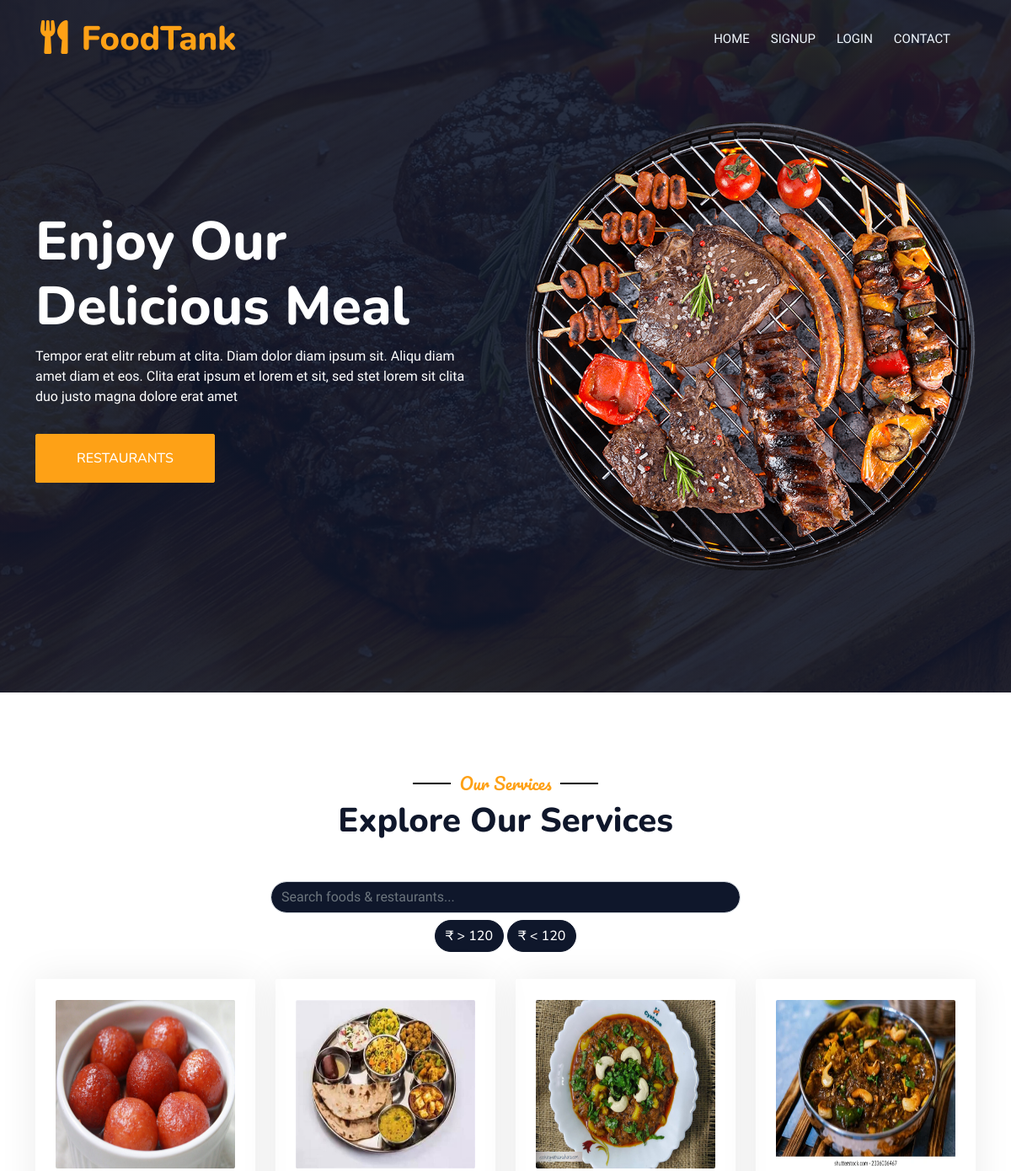
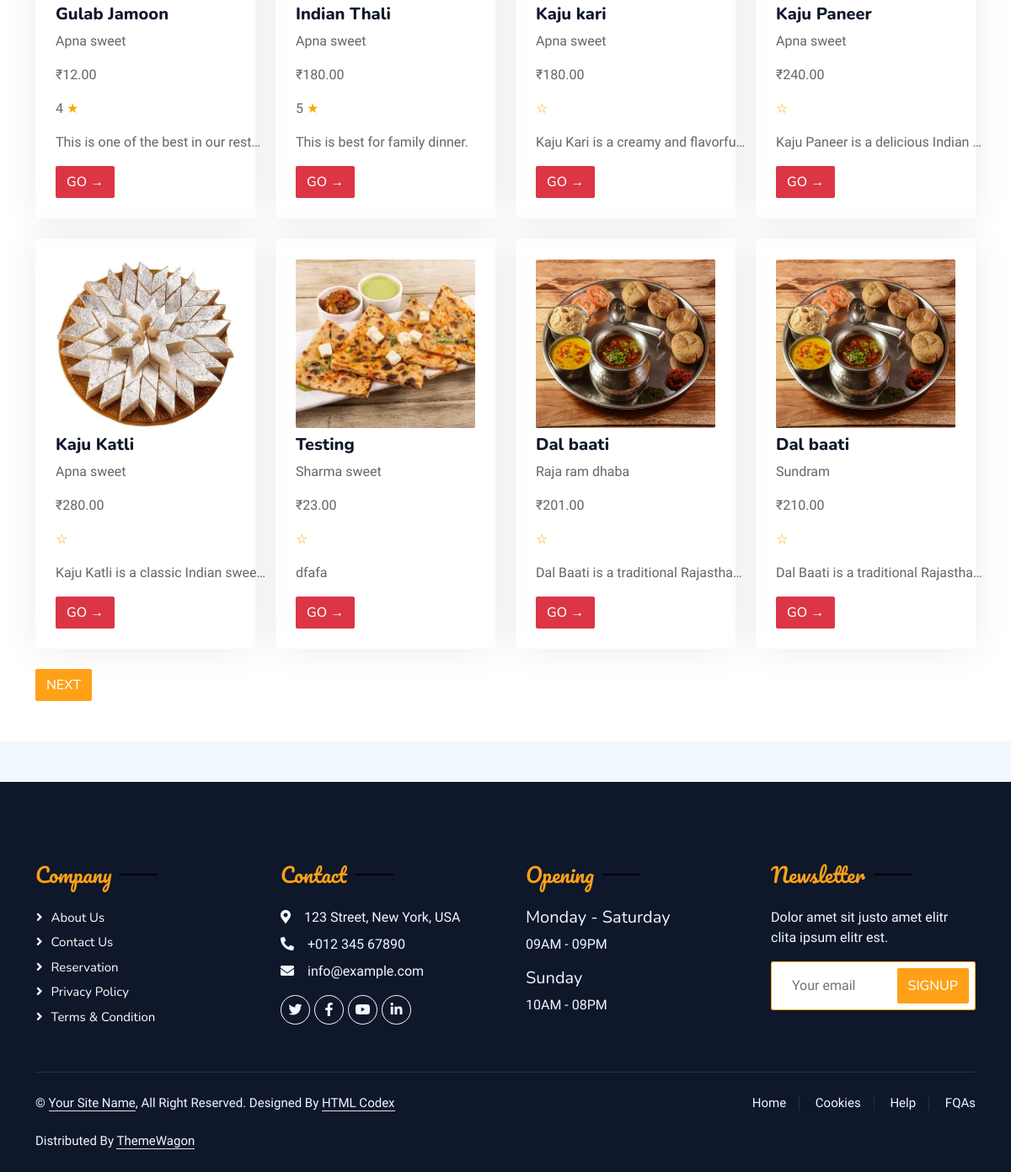
The page / on the database its author committed (2 pictures, top to bottom).
### menu/models.py (models this page shows, shortened)
class Menu(models.Model):
    restaurant = models.ForeignKey(Restaurant, on_delete=models.CASCADE)  # ForeignKey to Restaurant
    name = models.CharField(max_length=255)
    description = models.TextField()
    type = models.CharField(max_length=255)
    price = models.DecimalField(max_digits=10, decimal_places=2)
    available = models.BooleanField(blank=True, default=True)
    img1 = models.ImageField(upload_to='menu_images/', null=True, blank=True)

### restaurant/models.py (models this page shows)
class Restaurant(models.Model):
    user = models.ForeignKey(User, on_delete=models.CASCADE,
                    limit_choices_to={'user_type': 'Foodprovider'})  # ForeignKey to User
    name = models.CharField(max_length=255)
    city = models.CharField(max_length=255)
    address = models.TextField()
    mobile = models.CharField(max_length=15)
    desc = models.TextField(blank=True, null=True)
    is_verified = models.BooleanField(default=False)
    veg_or_nonveg = models.CharField(max_length=255, choices=VEG_OR_NONVEG_CHOICES)
    no_of_chefs = models.PositiveIntegerField()
    start_date = models.DateField(blank=True, null=True)
    img1 = models.ImageField(upload_to='restaurant_images/', null=True, blank=True)
    img2 = models.ImageField(upload_to='restaurant_images/', null=True, blank=True)
    img3 = models.ImageField(upload_to='restaurant_images/', null=True, blank=True)
    img4 = models.ImageField(upload_to='restaurant_images/', null=True, blank=True)
    def __str__(self):
        return self.name

### user/views.py (the view)
# urls.py: 2. Add a URL to urlpatterns:  path('', views.home, name='home')
def home(request):
    try:
        if request.user.is_authenticated:
            city = Address.objects.get(user=request.user)
            rest = Restaurant.objects.filter(city=city.city)
        else:
            rest = Restaurant.objects.all()
        food_name_restaurant = request.GET.get('search-food-restaurant')
        price_greater_than = request.GET.get('gte')
        price_less_than = request.GET.get('lte')
        food_restaurant = Menu.objects.filter(restaurant__in=rest)
        if food_name_restaurant:
            restaurant = Restaurant.objects.filter(name__icontains=food_name_restaurant).first()
            if restaurant:
                food_restaurant = food_restaurant.filter(restaurant=restaurant)
            else:
                food_restaurant = food_restaurant.filter(name__icontains=food_name_restaurant)
        elif price_greater_than:
            food_restaurant = food_restaurant.filter(price__gte=price_greater_than.split()[-1])
        elif price_less_than:
            food_restaurant = food_restaurant.filter(price__lte=price_less_than.split()[-1])
        food_restaurant = food_restaurant.annotate(average_rating=Avg('review__rating'))
        paginator = Paginator(food_restaurant, 8)
        page_number = request.GET.get('page')
        try:
            page_obj = paginator.get_page(page_number)
        except (PageNotAnInteger, EmptyPage):
            page_obj = paginator.page(1)
        context = {
            'page_obj': page_obj
        }
        for i in page_obj:
            print(i.average_rating)
    except Address.DoesNotExist:
        context = {
            'page_obj': Menu.objects.none()
        }
    return render(request, 'home.html', context)

### templates/home.html (shortened to what this page needs)
{% extends 'base.html' %}
{% block content %}
{% load static %}
<div class="container-xxl bg-white p-0">
    <div class="container-xxl position-relative p-0">
            {% include 'navbar.html' %}
        <div class="container-xxl py-5 bg-dark hero-header mb-5">
            <div class="container my-5 py-5">
                <div class="row align-items-center g-5">
                    <div class="col-lg-6 text-center text-lg-start">
                        <h1 class="display-3 text-white animated slideInLeft">Enjoy Our<br>Delicious Meal</h1>
                        <p class="text-white animated slideInLeft mb-4 pb-2">Tempor erat elitr rebum at clita. Diam
                            dolor diam ipsum sit. Aliqu diam amet diam et eos. Clita erat ipsum et lorem et sit, sed
                            stet lorem sit clita duo justo magna dolore erat amet</p>
                        <a href="/foodprovider/restaurant/" class="btn btn-primary py-sm-3 px-sm-5 me-3 animated slideInLeft">Restaurants</a>
                    </div>
                    <div class="col-lg-6 text-center text-lg-end overflow-hidden">
                        <img class="img-fluid" src="{% static 'img/hero.png' %}" alt="">
                    </div>
                </div>
            </div>
        </div>
    </div>
    <div class="container-xxl py-5" id="food">
        <div class="container">
            <div class="text-center wow fadeInUp" data-wow-delay="0.1s">
                <h5 class="section-title ff-secondary text-center text-primary fw-normal">Our Services</h5>
                <h1 class="mb-5">Explore Our Services</h1>
                <form method="get">
                    <div class="custom-search-bar">
                        <input type="text" class="form-control rounded-pill bg-dark text-white" name="search-food-restaurant" placeholder="Search foods & restaurants...">
                    </div>
                </form>
                <div class="d-flex justify-content-center">
                    <form method="get">
                        <input type="submit" class="btn rounded-pill mt-2 btn-dark" value="₹ > 120" name="gte">
                    </form>&nbsp;
                    <form method="get">
                        <input type="submit" class="btn rounded-pill mt-2 btn-dark" value="₹ < 120" name="lte">
                    </form>
                </div>
            </div>
            <div class="row g-4 mt-2">
                {% for menu in page_obj.object_list %}
                    <div class="col-lg-3 col-sm-6 wow fadeInUp" data-wow-delay="0.1s">
                        <div class="service-item rounded pt-3">
                            <div class="p-4">
                                <img class="img-fluid rounded w-100 wow zoomIn" data-wow-delay="0.3s" src="{{menu.img1.url}}" style="height: 200px; margin-top: -15px;">
                                <h5 class="mt-2">{{menu.name}}</h5>
                                <p>{{menu.restaurant}}</p>
                                <p>₹{{menu.price}}</p>
                                {% if menu.average_rating %}
                                    <p>{{menu.average_rating|floatformat:0}} <span style="color: orange;">&#9733;</span></p>
                                {% else %}
                                    <p><span style="color: orange;">&#9734;</span></p>
                                {% endif %}
                                <p class="text" style="display: block; width: 250px; overflow: hidden; white-space: nowrap; text-overflow: ellipsis;">{{menu.description}}</p>
                                <a href="/foodprovider/restaurant_info/{{menu.restaurant.id}}" class="btn btn-danger">Go &#8594;</a>
                            </div>
                        </div>
                    </div>
                {% endfor %}
            </div>
            <div class="pagination mt-4">
                {% if page_obj.has_next %}
                    <a href="?page={{page_obj.next_page_number}}" class="btn btn-primary">Next</a>
                {% endif %}
            </div>
        </div>
    </div>
</div>
{% endblock content %}

### static/css/style.css (style rules this page uses)
:root { --primary: black; --light: #F1F8FF; --dark: #0F172B; }
.ff-secondary { font-family: 'Pacifico', cursive; }
.btn { font-family: 'Nunito', sans-serif; font-weight: 500; text-transform: uppercase; transition: .5s; }
.btn.btn-primary, .btn.btn-secondary { color: #FFFFFF; }
.hero-header { background: linear-gradient(rgba(15, 23, 43, .9), rgba(15, 23, 43, .9)), url(../img/bg-hero.jpg); background-position: center center; background-repeat: no-repeat; background-size: cover; }
.hero-header img { animation: imgRotate 50s linear infinite; }
.section-title { position: relative; display: inline-block; }
.section-title::before { position: absolute; content: ""; width: 45px; height: 2px; top: 50%; left: -55px; margin-top: -1px; background: var(--primary); }
.section-title::after { position: absolute; content: ""; width: 45px; height: 2px; top: 50%; right: -55px; margin-top: -1px; background: var(--primary); }
.service-item { box-shadow: 0 0 45px rgba(0, 0, 0, .08); transition: .5s; }
.service-item * { transition: .5s; }

### templates/base.html (style rules this page uses)
.custom-search-bar { width: 50%; margin: auto; }

### rows shown on the page
Menu: img1 (picture), name "Gulab Jamoon", restaurant "Apna sweet", price "12.00", average_rating "4", description "This is one of the best in our rest…"
Menu: img1 (picture), name "Indian Thali", restaurant "Apna sweet", price "180.00", average_rating "5", description "This is best for family dinner."
Menu: img1 (picture), name "Kaju kari", restaurant "Apna sweet", price "180.00", description "Kaju Kari is a creamy and flavorfu…"
Menu: img1 (picture), name "Kaju Paneer", restaurant "Apna sweet", price "240.00", description "Kaju Paneer is a delicious Indian…"
Menu: img1 (picture), name "Kaju Katli", restaurant "Apna sweet", price "280.00", description "Kaju Katli is a classic Indian swee…"
Menu: img1 (picture), name "Testing", restaurant "Sharma sweet", price "23.00", description "dfafa"
Menu: img1 (picture), name "Dal baati", restaurant "Raja ram dhaba", price "201.00", description "Dal Baati is a traditional Rajastha…"
Menu: img1 (picture), name "Dal baati", restaurant "Sundram", price "210.00", description "Dal Baati is a traditional Rajastha…"
